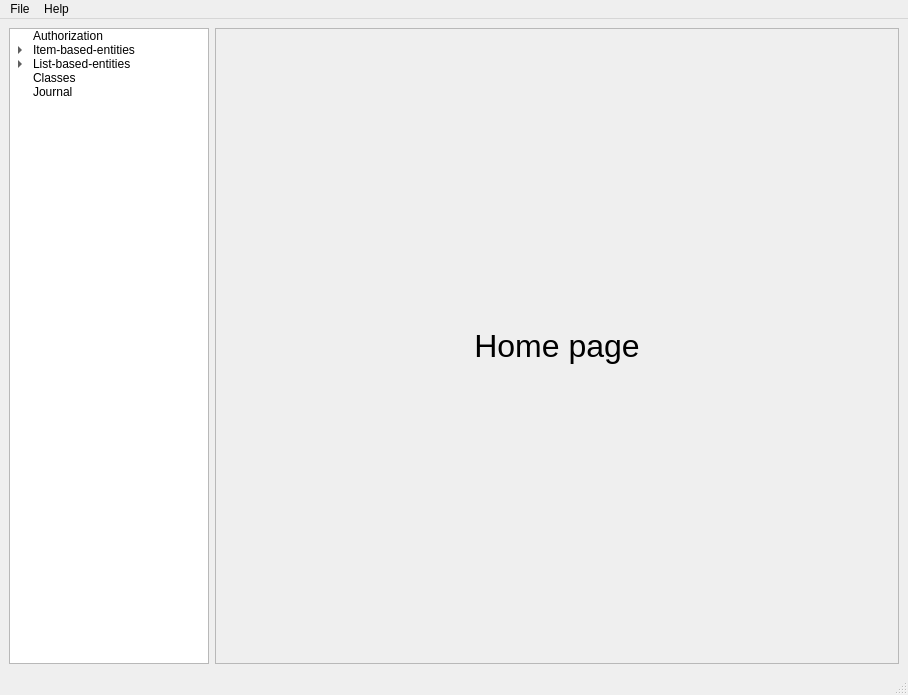
<?xml version="1.0" encoding="UTF-8"?>
<ui version="4.0">
 <class>MainWindow</class>
 <widget class="QMainWindow" name="MainWindow">
  <property name="geometry">
   <rect>
    <x>0</x>
    <y>0</y>
    <width>908</width>
    <height>695</height>
   </rect>
  </property>
  <property name="minimumSize">
   <size>
    <width>908</width>
    <height>695</height>
   </size>
  </property>
  <property name="windowTitle">
   <string>MainWindow</string>
  </property>
  <widget class="QWidget" name="centralwidget">
   <layout class="QHBoxLayout" name="horizontalLayout">
    <item>
     <widget class="QTreeWidget" name="treeWidget">
      <property name="minimumSize">
       <size>
        <width>200</width>
        <height>0</height>
       </size>
      </property>
      <property name="maximumSize">
       <size>
        <width>200</width>
        <height>16777215</height>
       </size>
      </property>
      <property name="headerHidden">
       <bool>true</bool>
      </property>
      <attribute name="headerVisible">
       <bool>false</bool>
      </attribute>
      <column>
       <property name="text">
        <string>1</string>
       </property>
      </column>
      <item>
       <property name="text">
        <string>Authorization</string>
       </property>
      </item>
      <item>
       <property name="text">
        <string>Item-based-entities</string>
       </property>
       <item>
        <property name="text">
         <string>Roles</string>
        </property>
       </item>
       <item>
        <property name="text">
         <string>Persons</string>
        </property>
       </item>
       <item>
        <property name="text">
         <string>Subjects</string>
        </property>
       </item>
      </item>
      <item>
       <property name="text">
        <string>List-based-entities</string>
       </property>
       <item>
        <property name="text">
         <string>Subjects of teacher</string>
        </property>
       </item>
      </item>
      <item>
       <property name="text">
        <string>Classes</string>
       </property>
      </item>
      <item>
       <property name="text">
        <string>Journal</string>
       </property>
      </item>
     </widget>
    </item>
    <item>
     <layout class="QVBoxLayout" name="centralLayout">
      <property name="sizeConstraint">
       <enum>QLayout::SetMinimumSize</enum>
      </property>
      <item>
       <widget class="QFrame" name="homeFrame">
        <property name="frameShape">
         <enum>QFrame::StyledPanel</enum>
        </property>
        <property name="frameShadow">
         <enum>QFrame::Raised</enum>
        </property>
        <layout class="QVBoxLayout" name="verticalLayout">
         <item>
          <widget class="QLabel" name="label">
           <property name="font">
            <font>
             <pointsize>24</pointsize>
            </font>
           </property>
           <property name="text">
            <string>Home page</string>
           </property>
           <property name="alignment">
            <set>Qt::AlignCenter</set>
           </property>
          </widget>
         </item>
        </layout>
       </widget>
      </item>
     </layout>
    </item>
   </layout>
  </widget>
  <widget class="QMenuBar" name="menubar">
   <property name="geometry">
    <rect>
     <x>0</x>
     <y>0</y>
     <width>908</width>
     <height>21</height>
    </rect>
   </property>
   <widget class="QMenu" name="menuFile">
    <property name="title">
     <string>File</string>
    </property>
    <addaction name="actionExit"/>
   </widget>
   <widget class="QMenu" name="menuHelp">
    <property name="title">
     <string>Help</string>
    </property>
    <addaction name="actionAbout"/>
    <addaction name="actionHelp"/>
   </widget>
   <addaction name="menuFile"/>
   <addaction name="menuHelp"/>
  </widget>
  <widget class="QStatusBar" name="statusbar"/>
  <action name="actionExit">
   <property name="text">
    <string>Exit</string>
   </property>
  </action>
  <action name="actionAbout">
   <property name="text">
    <string>About</string>
   </property>
  </action>
  <action name="actionHelp">
   <property name="text">
    <string>Help</string>
   </property>
  </action>
 </widget>
 <resources/>
 <connections/>
</ui>
